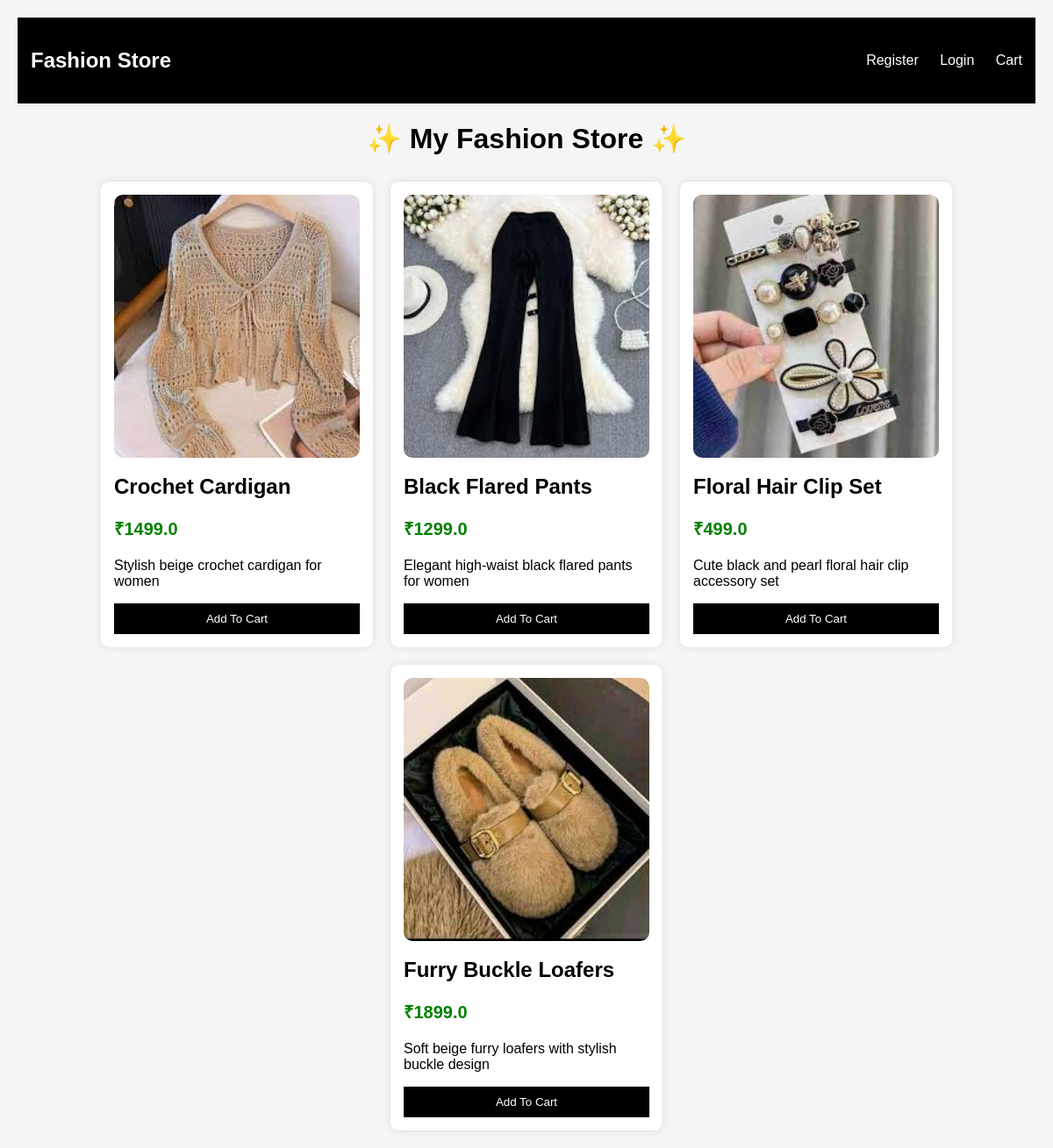
The page / on the database its author committed.
### store/models.py (models this page shows)
class Product(models.Model):
    name = models.CharField(max_length=200)
    price = models.FloatField()
    description = models.TextField()
    image = models.ImageField(upload_to='products/')

### store/views.py (the view)
# urls.py: path('', views.product_list, name='product_list'),
def product_list(request):
    products = Product.objects.all()
    return render(request, 'store/product_list.html', {
        'products': products
    })

### store/templates/store/product_list.html (shortened to what this page needs)
<!DOCTYPE html>
<html>
<head>
</head>
<body>
    <div style="
    background:black;
    color:white;
    padding:15px;
    display:flex;
    justify-content:space-between;
    align-items:center;
">
    <h2>Fashion Store</h2>
    <div>
        <a href="/register/" style="
            color:white;
            text-decoration:none;
            margin-right:20px;
        ">
            Register
        </a>
        <a href="/login/" style="
            color:white;
            text-decoration:none;
        ">
            Login
        </a>
        <a href="/cart/" style="
    color:white;
    text-decoration:none;
    margin-left:20px;
">
    Cart
</a>
    </div>
</div>
    <h1>✨ My Fashion Store ✨</h1>
    <div class="product-container">
        {% for product in products %}
        <div class="product-card">
            <img src="{{ product.image.url }}">
            <h2>{{ product.name }}</h2>
            <p class="price">₹{{ product.price }}</p>
            <p>{{ product.description }}</p>
            <a href="/add-to-cart/{{ product.id }}/">
    <button style="
        background:black;
        color:white;
        padding:10px;
        border:none;
        cursor:pointer;
        width:100%;
    ">
        Add To Cart
    </button>
</a>
        </div>
        {% endfor %}
    </div>
</body>
</html>

### store/templates/store/product_list.html (style rules this page uses)
body { font-family: Arial; background-color: #f5f5f5; margin:0; padding:20px; }
h1 { text-align:center; margin-bottom:30px; }
.product-container { display:flex; flex-wrap:wrap; justify-content:center; gap:20px; }
.product-card { background:white; width:280px; padding:15px; border-radius:10px; box-shadow:0 0 10px rgba(0,0,0,0.1); transition:0.3s; }
.product-card img { width:100%; height:300px; object-fit:cover; border-radius:10px; }
.product-card h2 { margin-top:15px; }
.price { color:green; font-size:20px; font-weight:bold; }

### rows shown on the page
Product: image (picture), name "Crochet Cardigan", price "1499.0", description "Stylish beige crochet cardigan for women"
Product: image (picture), name "Black Flared Pants", price "1299.0", description "Elegant high-waist black flared pants for women"
Product: image (picture), name "Floral Hair Clip Set", price "499.0", description "Cute black and pearl floral hair clip accessory set"
Product: image (picture), name "Furry Buckle Loafers", price "1899.0", description "Soft beige furry loafers with stylish buckle design"
